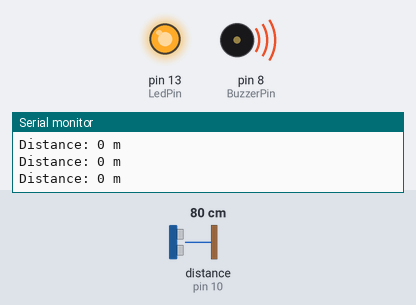
Simulated run of this sketch. Board: Arduino Uno, built with avr-gcc and run on an emulated ATmega328P. Shown: output pins drawn as LEDs (lit = HIGH), buzzer (waves = sounding, pin HIGH), the last lines printed to the serial monitor. Wiring (inferred from the names in the program): ultrasonic range finder: trigger pin 9; echo pin 10. Inputs (shaded band) come from the test bench; at power-on: distance to the obstacle (sensor on pin 10) 80 cm. The echo pulse lasts 58.3 µs per cm; pins used as bus, display or sensor lines are not drawn.

Above: at 1.2 s.
1.3 s: distance to the obstacle (sensor on pin 10) set to 96 cm
2.8 s: distance to the obstacle (sensor on pin 10) set to 105 cm
At 3.6 s:
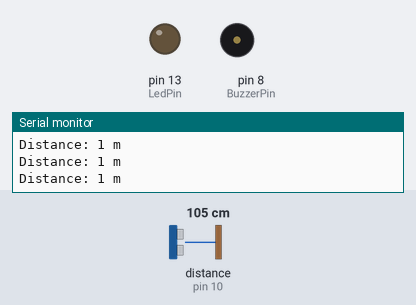
4.3 s: distance to the obstacle (sensor on pin 10) set to 2 cm
At 5.5 s:
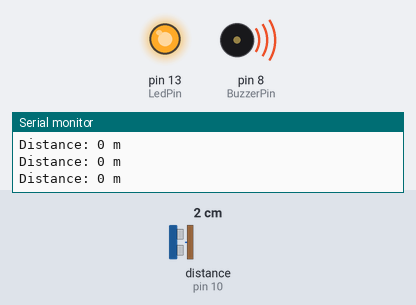
5.8 s: distance to the obstacle (sensor on pin 10) set to 120 cm
At 6.3 s:
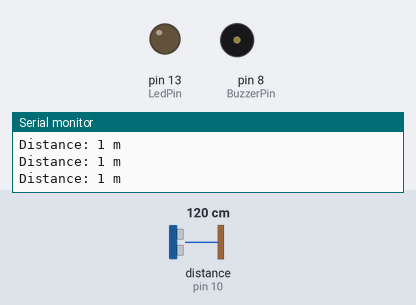
Timing chart, 0 to 8.3 s (numbered marks = the images above; inputs shaded):
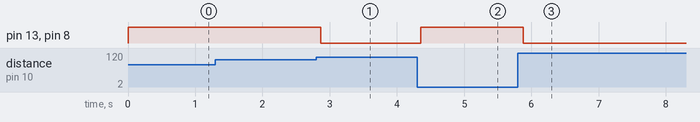

Measured:
- the behaviour switches between 101 and 102 cm on distance to the obstacle (sensor on pin 10) (found by bisection; images 0 and 1)
- after the input at 2.8 s, pin 13 (LedPin), pin 8 (BuzzerPin): HIGH → LOW after 0.07 s
- after the input at 4.3 s, pin 13 (LedPin), pin 8 (BuzzerPin): LOW → HIGH after 0.06 s
- after the input at 5.8 s, pin 13 (LedPin), pin 8 (BuzzerPin): HIGH → LOW after 0.08 s

The sketch:

ultrasonic_v2.ino
```cpp
// Define the pins for the ultrasonic sensor
const int trigPin = 9;
const int echoPin = 10;
const int LedPin = 13;
const int BuzzerPin=8;

// Define variables for distance measurement
long duration;
int distance;

void setup() {
  // Initialize the serial communication for debugging
  Serial.begin(9600);

  // Define the pin modes for the ultrasonic sensor
  pinMode(trigPin, OUTPUT);
  pinMode(echoPin, INPUT);
  pinMode(LedPin, OUTPUT);
  pinMode(BuzzerPin, OUTPUT);
}

void loop() {
  // Send a pulse to the ultrasonic sensor
  digitalWrite(trigPin, LOW);
  delayMicroseconds(2);
  digitalWrite(trigPin, HIGH);
  delayMicroseconds(10);
  digitalWrite(trigPin, LOW);

  // Measure the duration of the echo signal
  duration = pulseIn(echoPin, HIGH);

  // Calculate the distance in centimeters
  distance = duration * 0.034 / 2 / 100;

  // Print the distance to the serial monitor
   Serial.print("Distance: ");
  Serial.print(distance);
  Serial.println(" m");

  if(distance<1){
    digitalWrite(LedPin,HIGH);
    digitalWrite(BuzzerPin,HIGH);
  }else{
    digitalWrite(LedPin,LOW);
    digitalWrite(BuzzerPin,LOW);
  }

  // Wait for a short time before taking another measurement
  delay(100);
}
```
